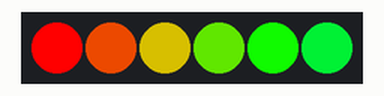
Recording of a sketch running on a simulated Arduino Uno, built with avr-gcc and run on an emulated ATmega328P. Parts: 6 RGB LEDs in strip order, left to right.

Above: at 0.15 s.
At 4.14 s:
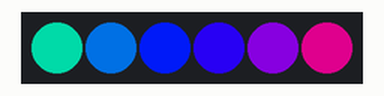
At 9.67 s:
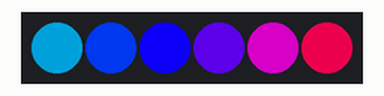
At 19.81 s:
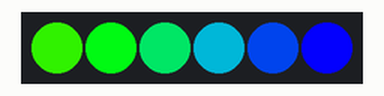
At 29.33 s:
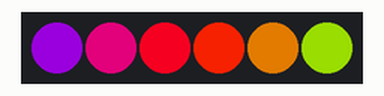
At 39.77 s:
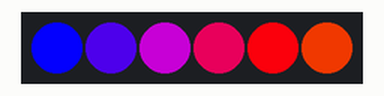
Timing chart, 0 to 40.0 s (numbered marks = the images above):
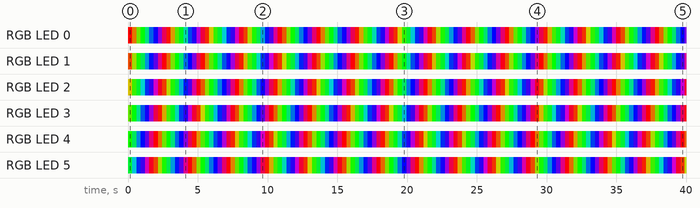

Measured:
- by itself, RGB LED 0: off → RGB(255, 0, 0) at 0.00 s, → RGB(168, 87, 0) 0.31 s later, → RGB(81, 174, 0) 0.31 s later, → RGB(0, 249, 6) 0.31 s later, … (131 changes in this stretch)
- by itself, RGB LED 4: off → RGB(15, 240, 0) at 0.00 s, → RGB(0, 183, 72) 0.31 s later, → RGB(0, 96, 159) 0.31 s later, → RGB(0, 9, 246) 0.31 s later, … (131 changes in this stretch)

The sketch:

LightFirmware.ino
```cpp
#include <Adafruit_NeoPixel.h>

#define PIN 2
#define nPixels 6

Adafruit_NeoPixel strip = Adafruit_NeoPixel(nPixels, PIN, NEO_GRB + NEO_KHZ800);

void setup() {
  strip.setBrightness(255);
  strip.begin();
  strip.show(); // Initialize all pixels to 'off'
}

void loop() {
//  rainbow_sync(20);
  rainbow_async(10);
//  strobe(50);
}

void strobe(uint32_t wait)
{
  for(uint8_t i = 0; i < 5; i++)
  {
    for(uint8_t j = 0; j < nPixels; j++)
    {
      strip.setPixelColor(j, strip.Color(255,255,255));
      strip.show();
      delay(wait);
      strip.setPixelColor(j, 0);
    }
  }
}

void rainbow_async(uint32_t wait)
{
  uint32_t this_color = 0;
  for(uint16_t i = 0; i < 255; i++)
  {
    for(uint8_t j = 0; j < nPixels; j++)
    {
      strip.setPixelColor(j, HSLtoRGB((i + 20 * j) % 255));
    }
    strip.show();
    delay(wait);
  }
}

void rainbow_sync(uint32_t wait)
{
  uint32_t this_color = 0;
  for(uint16_t i = 0; i < 255; i++)
  {
    this_color = HSLtoRGB(i);
    for(uint8_t j = 0; j < nPixels; j++)
    {
      strip.setPixelColor(j, this_color);
    }
    strip.show();
    delay(wait);
  }
}

// Input a value 0 to 255 to get a color value.
// The colours are a transition r - g - b - back to r.
uint32_t HSLtoRGB(byte WheelPos) {
  WheelPos = 255 - WheelPos;
  if(WheelPos < 85) {
    return strip.Color(255 - WheelPos * 3, 0, WheelPos * 3);
  }
  if(WheelPos < 170) {
    WheelPos -= 85;
    return strip.Color(0, WheelPos * 3, 255 - WheelPos * 3);
  }
  WheelPos -= 170;
  return strip.Color(WheelPos * 3, 255 - WheelPos * 3, 0);
}
```
